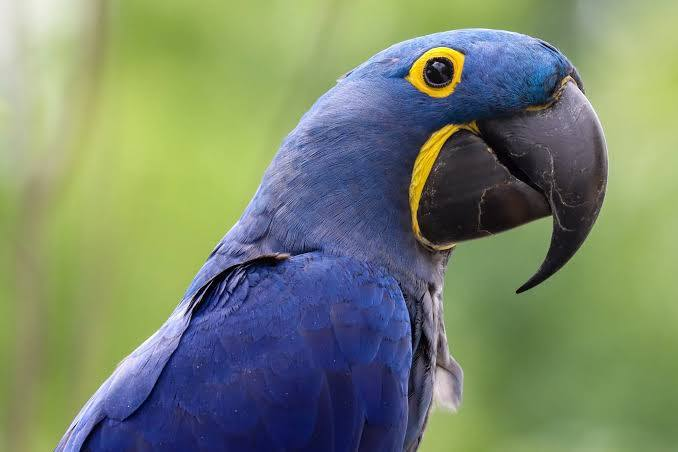
#> input picture images/parrot.jpeg, 678 x 452 px
$ jupyter execute --allow-errors Week_04_Image_Processing_Assignment.ipynb
#> lines starting #> are read from the running program, lines starting #| are printed output that depends on the picture
# Week 04 – Image Processing Assignment

## Topics Covered
- Power Law Transformation (Gamma Correction)
- Image Negative
- Gamma Curves Analysis
- Intensity Range Mapping
- Practical Image Enhancement Techniques

**Student Name:** BAXTIYOR BEKMURODOV
**Student ID:** 230035
**Course:** IMAGE PROCESSING AND INTERNSHIP
**Instructor:** ___________________________
**Date:** 21 February 2026

---

## Submission Rules
- All solutions must be implemented in code.
- Output images must be clearly displayed.
- Code must be clean and well-structured.
- No theoretical explanation sections required.

---

# Part 1 – Power Law Transformation (Gamma Correction)

### Challenge 1.1
Implement a function `gamma_correction(image, gamma)` from scratch.

Requirements:
- Normalize image to [0,1]
- Apply power-law transformation
- Convert back to uint8
- Display original and corrected image side by side

---

[cell 1]
import numpy as np
import matplotlib.pyplot as plt
import cv2

[cell 2]
# Implement gamma_correction function here
import numpy as np

def gamma_correction(image, gamma):
    """
    :param image: np array (uint8, 0-255)
    :param gamma: >1 darker, <1 brighter
    :return: uint8 image
    """

    image_norm = image.astype(np.float32) / 255.0

    corrected = np.power(image_norm, gamma)

    res = np.clip(corrected * 255.0, 0, 255).astype(np.uint8)

    return res


file = "./images/parrot.jpeg"

img = cv2.imread(file)[:, :, ::-1]

images = [img] + [gamma_correction(img, val) for val in [2.1, 0.6]]
#> call 2 of gamma_correction, with gamma = 0.6
#> in gamma_correction (call 2), `corrected = np.power(image_norm, gamma)`:
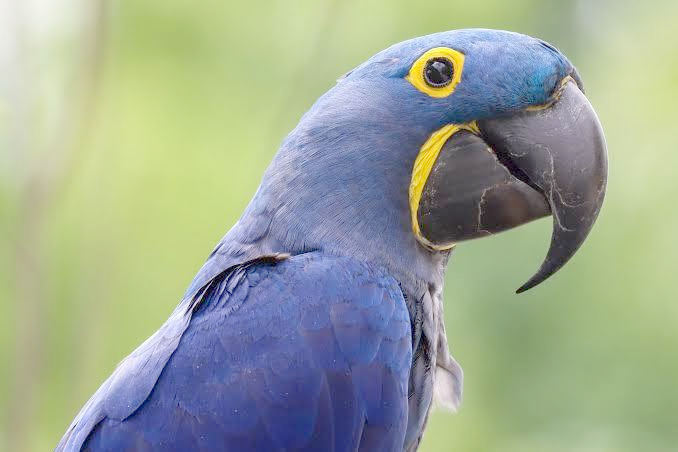
#> corrected: shape (452, 678, 3) float32; mean R, G, B 0.616, 0.659, 0.587
#> images = 3 items

n = len(images)
#> n = 3

plt.figure(figsize=(4*n, 4))

for i, img in enumerate(images):
    plt.subplot(1, n, i+1)
    plt.imshow(img)
    plt.title(f"Gamma {i}")
    plt.axis("off")
#> this loop made 3 passes

plt.tight_layout()
plt.show()

### Challenge 1.2 – Gamma Curve Analysis

1. Generate intensity values r in range [0,1].
2. Plot gamma curves for at least 5 different gamma values.
3. Ensure all curves appear in one plot.

---

[cell 3]
# Plot gamma curves here

r = np.linspace(0, 1, 500)

gammas = [0.3, 0.5, 1.0, 2.0, 3.0]

plt.figure(figsize=(8, 6))

for gamma in gammas:
    s = r ** gamma
    plt.plot(r, s, label=f'gamma = {gamma}')

plt.plot(r, r, linestyle='--')

plt.title("Gamma Correction Curves")
plt.xlabel("Input Intensity (r)")
plt.ylabel("Output Intensity (s)")
plt.legend()
plt.grid(True)
plt.show()
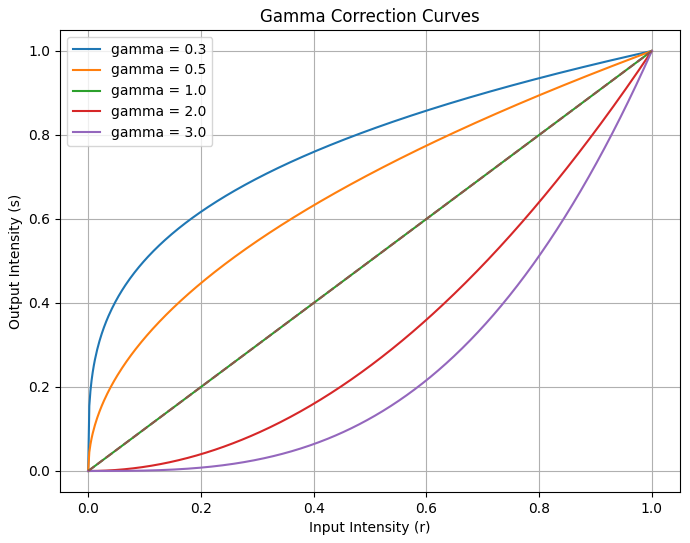
#> figure drawn by matplotlib, 1 panel; curve peaks at x = 1, y = 1; curve peaks at x = 1, y = 1; curve peaks at x = 1, y = 1

### Challenge 1.3 – Comparative Study

Apply gamma values:
- 0.5
- 1.0
- 2.0

Display results in a structured layout.
Add titles clearly indicating gamma value.

---

[cell 4]
# Comparative gamma correction implementation
gammas = [0.5, 1.0, 2.0]

img2 = cv2.imread("./images/parrot3.jpg")[:, :, ::-1]
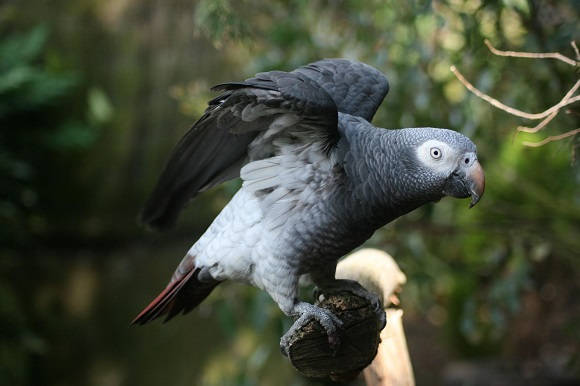
#> input picture images/parrot3.jpg, 580 x 386 px

gamma_images = [gamma_correction(img2, val) for val in gammas]
#> in gamma_correction (call 5), `corrected = np.power(image_norm, gamma)`:
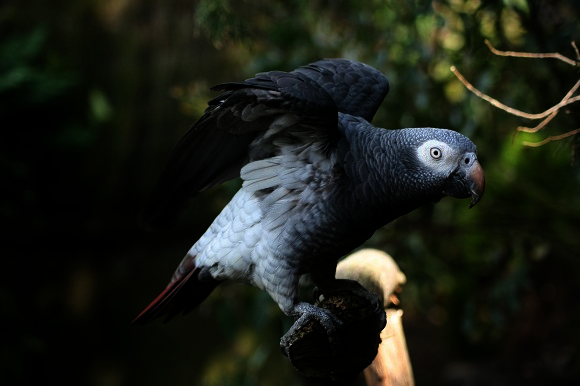
#> corrected: shape (386, 580, 3) float32; mean R, G, B 0.11, 0.123, 0.0911
#> gamma_images = 3 items

n = len(gamma_images)

plt.figure(figsize=(4*n, 4))

for i, img in enumerate(gamma_images):
    plt.subplot(1, n, i+1)
    plt.imshow(img)
    plt.title(f"Gamma {i}")
    plt.axis("off")

plt.tight_layout()
plt.show()

# Part 2 – Basic Intensity Transformations

### Challenge 2.1 – Image Negative

Create an image negative function without using built-in shortcuts.

Formula must be implemented manually.

---

#> (a cell that did not finish here is left out)

### Challenge 2.2 – Intensity Range Mapping

Set pixel intensity range [A, B] to white (255).

Requirements:
- Accept A and B as parameters.
- Leave other pixels unchanged.
- Display before and after.

---

[cell 6]
# Implement intensity range mapping
def intensity_range_mapping(img, A, B):

    img_mapped = img.copy()

    mask = (img_mapped >= A) & (img_mapped <= B)
    img_mapped[mask] = 255

    return img_mapped

img4 = cv2.imread("./images/bird.webp")[:, :, ::-1]
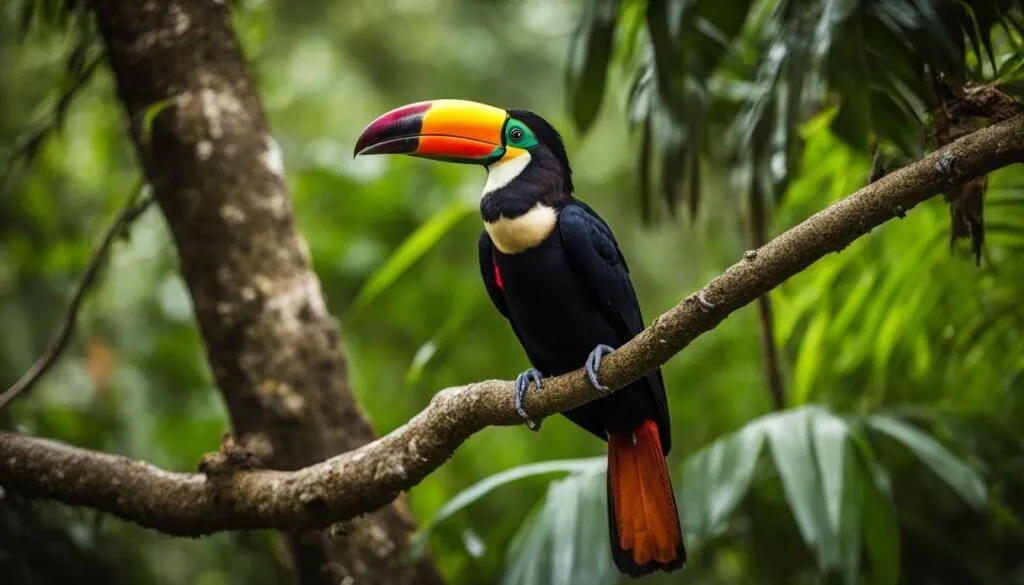
#> input picture images/bird.webp, 1024 x 585 px


images = [img4] + [intensity_range_mapping(img4, 100, 150)]
#> in intensity_range_mapping, `img_mapped[mask] = 255`:
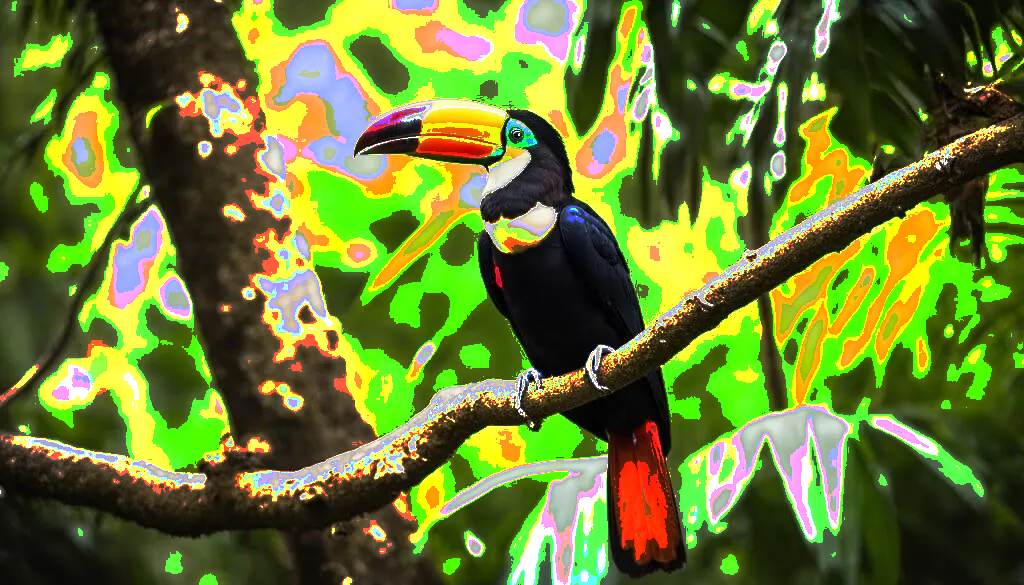
#> img_mapped: shape (585, 1024, 3); mean R, G, B 107.1, 123.8, 49.5
#> images = 2 items

n = len(images)
#> n = 2

plt.figure(figsize=(4*n, 4))

for i, img in enumerate(images):
    plt.subplot(1, n, i+1)
    plt.imshow(img)
    if i == 0:
        plt.title('Original')
    else:
        plt.title("Negative transformed")
    plt.axis("off")
#> this loop made 2 passes

plt.tight_layout()
plt.show()

### Challenge 2.3 – Integrated Enhancement

Create a pipeline that:
1. Reads image
2. Applies gamma correction
3. Applies intensity mapping
4. Displays final enhanced image

---

[cell 7]
# Build full enhancement pipeline
def img_pipeline(img_path, gamma, A, B, plot: bool = True) -> None:
    """
    :param img_path: folder path
    :param gamma: 1<brither, 1>darker
    :param A, B: mapping values
    :param plot: display the image
    :returns: None
    """
#> called with img_path = './images/bird2.jpeg', gamma = 0.5, A = 150, B = 220, plot = True

    # 1. image reading
    procces1 = cv2.imread(img_path)[:, :, ::-1]
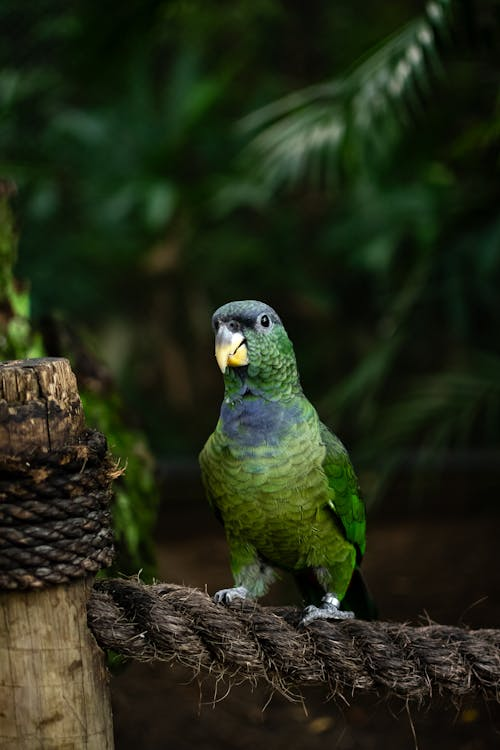
#> input picture images/bird2.jpeg, 500 x 750 px

    # 2. applying gamma correction
    procces2 = gamma_correction(procces1, gamma)

    # 3. applying the intensity mapping
    res = intensity_range_mapping(procces2, A, B)
#> call 2 of intensity_range_mapping, with A = 150, B = 220
#> in intensity_range_mapping (call 2), `img_mapped[mask] = 255`:
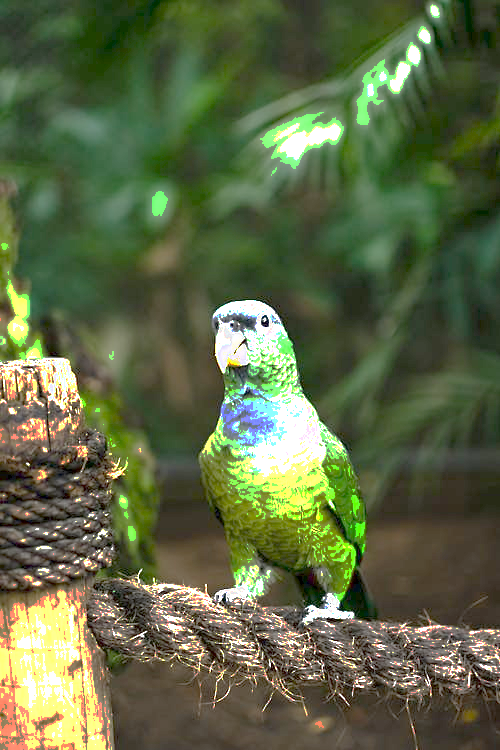
#> img_mapped: shape (750, 500, 3); mean R, G, B 93.9, 104.9, 69.3
#> in img_pipeline, img is the input picture: shape (386, 580, 3); mean B, G, R 56.6, 74, 67.8

    # 4. ploting the final image
    if plot:
        plt.imshow(res)
        plt.axis("off")
        plt.show()


img_pipeline(img_path="./images/bird2.jpeg", gamma=0.5, A=150, B=220)

# Part 3 – Advanced Optimization Challenge

### Challenge 3.1 – Performance & Robustness

Improve your functions by:

- Adding input validation
- Handling grayscale and RGB images
- Avoiding redundant computations
- Structuring reusable functions

---

### Final Task

Create one clean final script that performs:
- Gamma analysis
- Negative transformation
- Intensity mapping
- Final comparison visualization

---

[cell 8]
# Challenge 3:
def gamma_correction(img: np.ndarray, gamma: float) -> np.ndarray:
    """
    apply gamma correction to an image (grayscale or RGB)
    :param img: np.ndarray, image in [0,255]
    :param gamma: >1 darker, <1 brighter
    :return: gamma-corrected image, uint8
    """
    if not isinstance(img, np.ndarray):
        raise ValueError("Input image must be a numpy array")
    if gamma <= 0:
        raise ValueError("Gamma must be positive")

    img_float = img.astype(np.float32) / 255.0
    img_corrected = np.power(img_float, gamma)
    img_corrected = np.clip(img_corrected * 255, 0, 255).astype(np.uint8)

    return img_corrected


def intensity_range_mapping(img: np.ndarray, A: int, B: int) -> np.ndarray:
    """
    Map intensity range [A,B] to white (255), leave others unchanged
    Supports grayscale and RGB
    """
#> called with A = 150, B = 220
    if not isinstance(img, np.ndarray):
        raise ValueError("Input image must be a numpy array")
    if not (0 <= A <= B <= 255):
        raise ValueError("A and B must satisfy 0 <= A <= B <= 255")

    img_mapped = img.copy()

    if img.ndim == 2:
        mask = (img_mapped >= A) & (img_mapped <= B)
        img_mapped[mask] = 255

    elif img.ndim == 3 and img.shape[2] == 3:
        mask = (img_mapped >= A) & (img_mapped <= B)
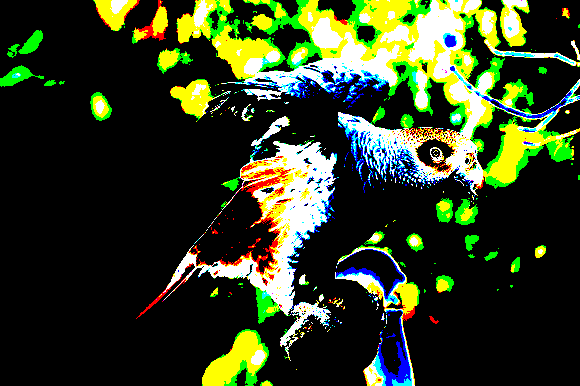
#> mask: shape (386, 580, 3) bool; mean R, G, B 0.194, 0.241, 0.13
        img_mapped[mask] = 255
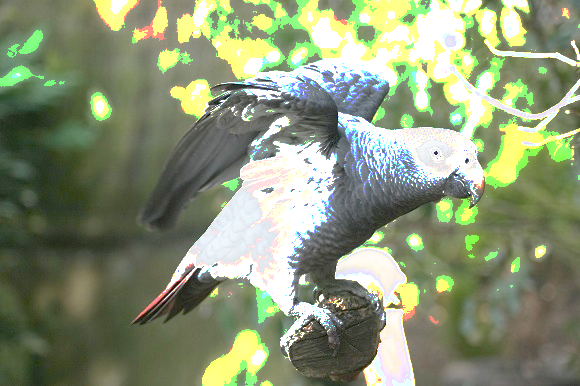
#> img_mapped: shape (386, 580, 3); mean R, G, B 138.2, 148.8, 119

    else:
        raise ValueError("Image must be 2D (grayscale) or 3D (RGB)")

    return img_mapped


def img_pipeline(img_path: str, gamma: float, A: int, B: int, plot: bool = True) -> np.ndarray:
    """
    Full enhancement pipeline:
    1. Read image (RGB)
    2. Gamma correction
    3. Intensity mapping
    4. Display final enhanced image (optional)
    :returns: enhanced image
    """
    if not isinstance(img_path, str):
        raise ValueError("img_path must be a string")

    img = cv2.imread(img_path)
    if img is None:
        raise FileNotFoundError(f"Image not found at {img_path}")

    if img.ndim == 3:
        img = img[:, :, ::-1]

    img_gamma = gamma_correction(img, gamma)

    img_enhanced = intensity_range_mapping(img_gamma, A, B)

    if plot:
        plt.figure(figsize=(10, 5))
        plt.subplot(1, 2, 1)
        plt.imshow(img)
        plt.title("Original")
        plt.axis("off")

        plt.subplot(1, 2, 2)
        plt.imshow(img_enhanced)
        plt.title(f"Enhanced (Gamma={gamma}, Range=[{A},{B}])")
        plt.axis("off")
        plt.tight_layout()
        plt.show()

    return img_enhanced


_ = img_pipeline(img_path="./images/parrot3.jpg", gamma=0.5, A=150, B=220)
